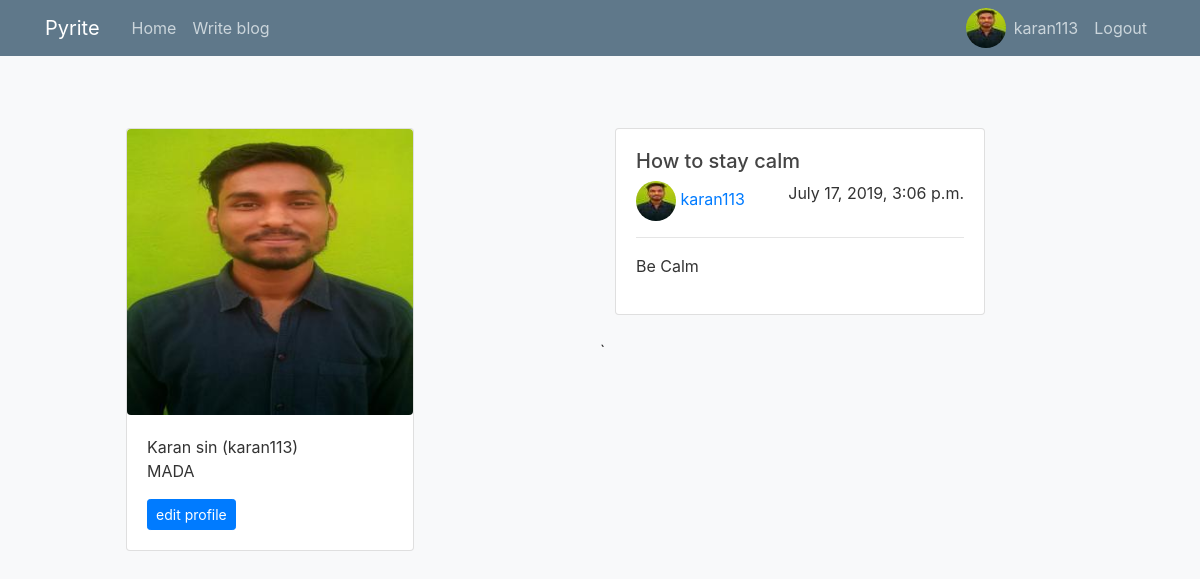
Page /user/myprofile (signed in) on the committed database.
### users/models.py (models this page shows, shortened)
class Profile(models.Model):
    user=models.ForeignKey(User,on_delete=models.CASCADE)
    first_name=models.CharField(max_length=50,null=True)
    last_name=models.CharField(max_length=50,null=True)
    email_id=models.EmailField(null=True)
    image=models.ImageField(default='profile.PNG',upload_to='profile_pics/',null=True)
    avatar=models.ImageField(default='avatar.PNG',upload_to='temp/')
    about_me=models.TextField(null=True)#image=models.ImageField(upload_to='temp')

### blog/models.py (models this page shows, shortened)
class Post(models.Model):
    title=models.CharField(max_length=100)
    content=models.TextField()
    posted_on=models.DateTimeField(default=timezone.now)
    author=models.IntegerField()
    likes=models.ManyToManyField(User, related_name='liked', symmetrical=False)

### users/views.py (the view)
# urls.py: path('myprofile',views.myprofile),
@login_required
def myprofile(request,id=0):
    if id==0:
        id=request.user.id
    d={}
    profile=Profile.objects.all()
    url=''
    avtar=''
    for i in profile:
        if i.user.id==id:
            avtar=i.avatar
        d.update({i.user.id:[i.user.username,i.avatar]})
    b=Post.objects.all()
    l=[]
    for i in b:
        if i.author==id:
            url='/user/profile'+str(i.author)+"/"
            edit_url='/blog/edit'+str(i.id)
            t=post("      "+d[i.author][0],i.title,i.content,d[i.author][1],i.posted_on,url,edit_url)
            l.append(t)
    l=l[::-1]
    p=Profile.objects.all()
    profile=''
    user=User.objects.get(pk=id)
    for i in p:
        if i.user.id==id:
            profile=i
            break
    b=Post.objects.all()
    return render(request,'users/myprofile.html',{'user':user,'profile':profile,'blogs':l,'avatar':avtar})

### templates/users/myprofile.html (shortened to what this page needs)
{% extends 'blog/base.html' %}
{% block content %}
<br></br>
<div class="row" class="p-3 mb-3 bg-light text-dark">
    <div class="col">
        <div class="card" style="width: 18rem;">
                <img class="rounded" src="{{profile.image.url}}" alt="Card image cap">
                <div class="card-body">
                  <h8 class="card-title">{{profile.first_name}} {{profile.last_name}} ({{user.username}})</h5>
                  <p class="card-text">{{profile.about_me}}</p>
                  <a href="/user/edit_profile"><button type="button" class="btn btn-primary btn-sm">edit profile</button></a>
                </div>
        </div>
      </div>
      <div class="col">
          {% for blog in blogs %}
          <div class="col-sm-8">
              <div class="card  mb-4">
                  <div class="card-body">
                      <h5  class="float-center">{{blog.title}}</h5>
                      <h9 class="float-right"></h5>{{blog.posted_on}}</h9>
                      <p class="card-title" class="text-info"><img src="{{blog.avatar.url}}"  class="rounded-circle"><a href={{ blog.url }} title="View User">{{blog.author }}</a><hr> {{blog.content}}</p>
                </div>
              </div>
          </div>
  `       {% endfor %}
      </div>
</div>
{% endblock %}

### templates/blog/base.html (shortened to what this page needs)
{% load bootstrap4 %}
{% bootstrap_css %}
<!DOCTYPE html>
<html lang="en">
<head>
  <link rel="stylesheet" href="https://cdnjs.cloudflare.com/ajax/libs/font-awesome/4.7.0/css/font-awesome.min.css">
  <link rel="stylesheet" href="https://stackpath.bootstrapcdn.com/bootstrap/4.3.1/css/bootstrap.min.css"></link>
</head>
<body class="bg-light">
<header class="site-header">
    <nav class="navbar navbar-expand-md navbar-dark bg-steel fixed-top">
      <div class="container">
        <a class="navbar-brand mr-4" href="/home">Pyrite</a>
        <div class="collapse navbar-collapse" id="navbarToggle">
          <div class="navbar-nav mr-auto">
            <a class="nav-item nav-link" href="/home">Home</a>
            <a class="nav-item nav-link" href="/addblog">Write blog</a>
          </div>
          <div class="navbar-nav">
            <img src="{{avatar.url}}" class="rounded-circle">
            <a class="nav-item nav-link" href="/user/myprofile">{{user.username}}</a>
            <a class="nav-item nav-link" href="/logout">Logout</a>
          </div>
        </div>
      </div>
    </nav>
  </header>
              {% block content %} {% endblock %}
</body>
</html>

### templates/blog/base.html (style rules this page uses)
.card { margin: 0 auto; float: none; margin-bottom: 10px; }
body { background: #fafafa; color: #333333; margin-top: 5rem; }
h1, h2, h3, h4, h5, h6 { color: #444444; }
.bg-steel { background-color: #5f788a; }
.site-header .navbar-nav .nav-link { color: #cbd5db; }

### rows in the picture
Profile: image (picture), first_name "Karan", last_name "sin", about_me "MADA"

### other values in the picture
{{ user.username }} "karan113"
{{ blog.title }} "How to stay calm"
{{ blog.posted_on }} "July 17, 2019, 3:06 p.m."
{{ blog.author }} "karan113"
{{ blog.content }} "Be Calm"
